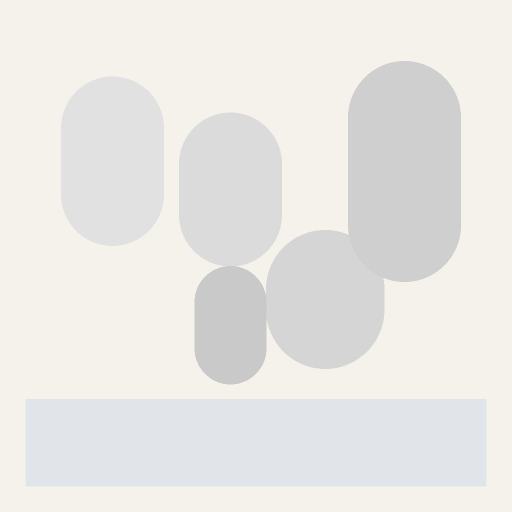
#> input picture mlruns/828489055219768703/09aa350227ef4cce9b169300332ebdfc/artifacts/input/page_23_faint.png, 1024 x 1024 px (shown at 1/2 size); its folder holds only this picture in this run
$ python -i textplace.py   (imports and definitions only)
#> lines starting #> are read from the running program, lines starting #| are printed output that depends on the picture
#> further down, picture is the input picture: PIL image 1024x1024 RGB; mean R, G, B 233.4, 232.1, 228.7
"""Vision-guided text placement for picture-book pages.

The renderer used to snap each text card to the *calmest of four fixed
zones*, judged only by edge-energy. That mistakes a smooth-painted sofa
for an equally good surface as an open wall — both have low edges, but
only one should carry words.

Here we ask a vision model to read the generated illustration and mark
which BACKGROUND regions are placeable (open wall, sky, empty floor/
ground) versus which must stay CLEAR (characters, faces, hands, solid
furniture, toys). We rasterise that into a weight grid, temper it with
the same edge-energy signal (so a picture frame on a wall still gets
penalised), and let the renderer slide a card-sized box to the single
highest-weight spot that fits the text — free position, not four zones.

Cheap: one vision call per page, cached to data/placement.json keyed by a
hash of the composited art, so re-running the `book` stage is free.
Degrades to the edge-energy heuristic (returns None) if the call fails.
"""

import hashlib
import io
import json
import os

from PIL import Image, ImageDraw, ImageFilter

from .llm import chat_json_image

CACHE_PATH = "data/placement.json"

# Weight grid resolution (columns x rows). Coarse is fine — cards are big.
GRID_W, GRID_H = 48, 36

# Longest image edge sent to the vision model (keeps the call cheap).
VISION_MAX_EDGE = 768

# CV calmness prior: a cell's baseline placeability is CALM_BASE (busiest) up to
# CALM_BASE+CALM_SPAN (perfectly smooth). This makes large plain walls usable
# even when the vision model forgets to box them.
CALM_BASE = 0.15
CALM_SPAN = 0.58

# Keep-clear labels that are HARD (a card must never touch); everything else in
# keepclear (furniture, toys, props) is soft — allowed only as a last resort.
# Animals, pets, mascots and costumed creatures (e.g. Homer the dragon) are
# SUBJECTS just like people — their smooth bellies/costumes read calm to edge
# detection, so they must be hard, not soft, or text lands right on them.
HARD_LABELS = ("character", "person", "face", "hand", "head", "arm", "kid",
               "child", "animal", "creature", "dragon", "mascot", "dog", "cat",
               "pet", "puppy", "monster", "body", "torso", "chest", "figure",
               "costume")
# Of those, these are ALWAYS fully forbidden (never eroded) — a card must not sit
# on a face/hand even where it's smooth. Body labels get CV erosion instead.
FACE_LABELS = ("face", "head", "hand", "eye", "mouth", "hair")
SOFT_WEIGHT = 0.14
# Grow face boxes by this fraction of the frame as a safety buffer — vision
# boxes often clip wispy hair or an outstretched limb.
HARD_DILATE = 0.03
# A body cell counts as "really the figure" (and is forbidden) only if its edge
# detail reaches this; flatter cells inside a loose person-box are kept.
DETAIL_MIN = 0.22
# Fraction to shrink each side of a subject box to reach its solid core. That
# core is hard-forbidden no matter how smoothly it is painted — a dog's flank or
# a dragon's costumed belly is edge-calm but is still the subject and must never
# carry text. The looser box margins stay reclaimable by the calm prior, so a
# strip of plain wall beside a figure is still usable.
CORE_INSET = 0.20

# Vertical prior: weight is full down to VERT_FULL of the height, then ramps to
# VBOTTOM at the bottom edge — a smooth floor (and the wall/floor boundary) is
# demoted vs the wall above it, so text lifts toward the middle of the wall and
# off the floor/tiles, without being forbidden from the floor entirely.
VERT_FULL = 0.44
VBOTTOM = 0.18

# Map model labels -> base suitability. Walls & sky are the real target; floors
# and ground are a weak last resort (text on a floor reads messy). Unknown
# labels fall to 0.5.
PLACEABLE_WEIGHT = {
    "wall": 1.0, "sky": 1.0, "background": 0.92, "backdrop": 0.92,
    "floor": 0.5, "ground": 0.5, "grass": 0.5, "water": 0.5,
    "foliage": 0.42, "table_surface": 0.3,
}

SYSTEM = """\
You help place a translucent TEXT CARD on a children's picture-book
illustration. Look at the image and report, in NORMALISED coordinates
(0..1, origin top-left, x right, y down):

PLACEABLE regions — large, calm, EMPTY background a rounded text box could
sit over and still read clearly: a BLANK stretch of wall, open sky, empty
floor or ground, plain backdrop. Prefer the biggest emptiest areas. A
placeable region must be featureless — do NOT include a window, mirror,
picture, or any object inside it; box only the bare wall around them.

KEEPCLEAR regions — anything a card must NOT cover: any character, person, or
CREATURE — this includes animals, pets, dogs, cats, and costumed mascots or
dragons; box the WHOLE creature (its body/belly/costume too, not just the
face), even where its coat or costume looks smooth and calm. Also faces,
hands; solid foreground objects (sofa, chair, table, bed, patterned rug, toys,
books); AND wall FEATURES that read as clutter under text — windows, mirrors,
framed pictures, shelves, clocks, TV/screens, wall lamps. Text should sit on
BLANK wall/sky beside these, never on top of them.

Return STRICT JSON only:
{
  "placeable": [{"box":[x0,y0,x1,y1],"label":"wall|sky|floor|ground|background","score":0.0-1.0}],
  "keepclear": [{"box":[x0,y0,x1,y1],"label":"character|animal|mascot|dragon|face|furniture|toy|prop|window|picture|shelf|lamp"}]
}
List placeable regions largest/emptiest first. Boxes may touch the edges.
If the whole frame is busy with characters, return "placeable": []."""


# [7 lines left out: function _load_cache, not called in this run]


def _save_cache(cache: dict) -> None:
    os.makedirs(os.path.dirname(CACHE_PATH), exist_ok=True)
    json.dump(cache, open(CACHE_PATH, "w"), indent=2)


def _art_hash(img: Image.Image) -> str:
    small = img.convert("RGB").resize((64, 48))
    return hashlib.sha1(small.tobytes()).hexdigest()[:16]


# [20 lines left out: function _vision_regions, not called in this run]


def _edge_grid(img: Image.Image) -> list[list[float]]:
    """Normalised edge-energy per grid cell (0 calm .. 1 busy)."""
    g = img.convert("L").filter(ImageFilter.FIND_EDGES).resize((GRID_W, GRID_H))
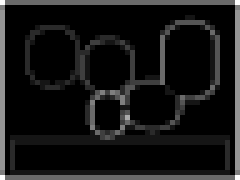
#> g: PIL image 48x36 L (shown 5 times larger); min 0, max 12, mean 1.02; drawn with min black and max white
    px = list(g.getdata())
#> px = 1728 values, max 12 at index 0, min 0 at index 49, mean 1.02
    hi = max(px) or 1
#> hi = 12
    return [[px[r * GRID_W + c] / hi for c in range(GRID_W)] for r in range(GRID_H)]


# [102 lines left out: functions _fill, _weight_grid, _vfac, not called in this run]


def _is_face(label: str) -> bool:
    return any(f in label for f in FACE_LABELS)


# [31 lines left out: functions _erode_zero, weight_grid_for, not called in this run]


# Preference tiers: try to seat the card in a pure wall/sky rectangle first,
# then a looser one, then any placeable (incl. floor) as a last resort. Values
# are post-edge-tempering weights, so they sit below the raw label weights.
# Cells at/above this weight are the wall/sky "calm mass" we centre text in.
CENTROID_MIN = 0.5

# Unified placement score weights (lower total = better). Balances how much of
# the card sits on real wall, how near it lands to the empty-wall centre, how
# comfortably wide the text column is, and how big the font stays.
W_WALL = 1.0       # prefer wall coverage over floor/furniture
W_CENTER = 0.55    # prefer the middle of the open wall
W_NARROW = 0.5     # penalise thin ribbons (columns under IDEAL_W)
W_SIZE = 1.5       # strongly prefer the global font (keep the book uniform)
IDEAL_W = 400      # a comfortable column width (px); wider gets no penalty


# [120 lines left out: functions _mean_under, _centroid, _max_rect_cells, _target_center, _best_pos, place, not called in this run]

>>> from PIL import Image
>>> picture = Image.open('../mlruns/828489055219768703/09aa350227ef4cce9b169300332ebdfc/artifacts/input/page_23_faint.png')
>>> result = _edge_grid(picture)
#> result = 36 items
